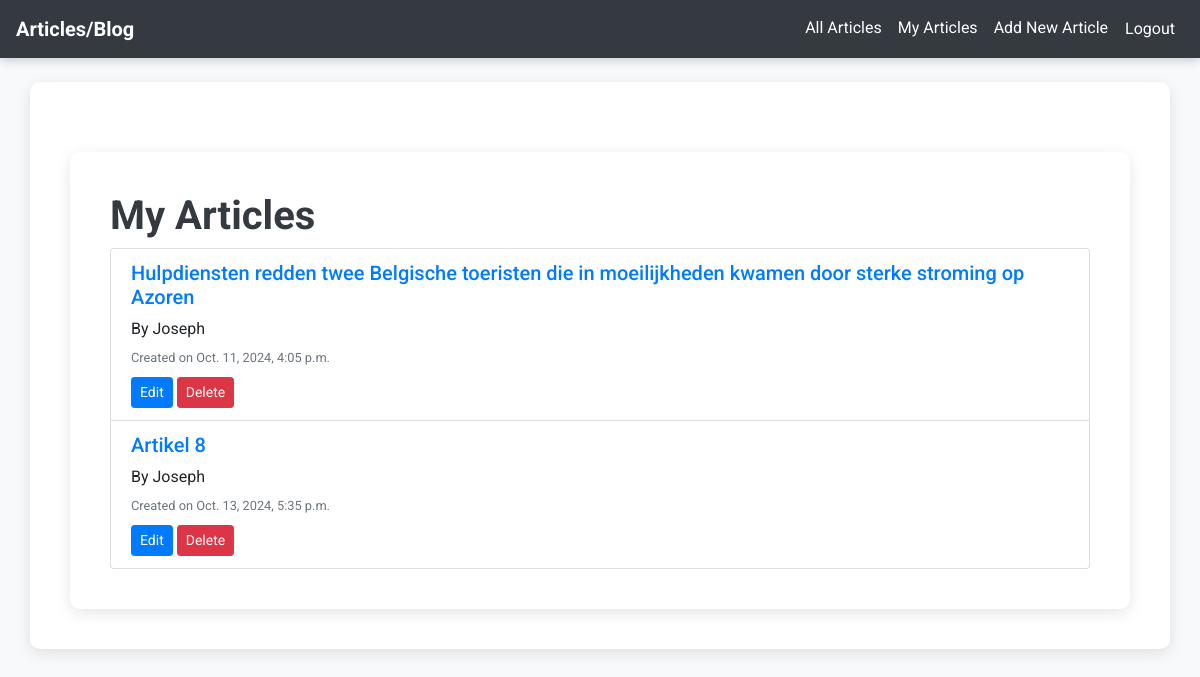
The page /my_articles/ (signed in) on the database its author committed.
### blog/models.py (models this page shows, shortened)
class Article(models.Model):
    title = models.CharField(max_length=200)
    content = models.TextField()
    author = models.ForeignKey(User, on_delete=models.CASCADE)
    created_at = models.DateTimeField(auto_now_add=True)

### blog/views.py (the view)
# urls.py: path('my_articles/', views.my_articles, name='my_articles'),
@login_required
def my_articles(request):
    articles = Article.objects.filter(author=request.user)
    return render(request, 'blog/my_articles.html', {'articles': articles})

### blog/templates/blog/my_articles.html (shortened to what this page needs)
{% extends 'base.html' %}
{% block content %}
  <div class="container">
    <h1>My Articles</h1>
    <ul class="list-group">
      {% for article in articles %}
      <li class="list-group-item">
        <h5 class="article-title">
          <a href="{% url 'article_detail' article.id %}">{{ article.title }}</a>
        </h5>
        <p class="mb-1">By {{ article.author }}</p>
        <small class="text-muted">Created on {{ article.created_at }}</small>
        <div class="mt-2">
          <a href="{% url 'edit_article' article.id %}" class="btn btn-sm btn-primary">Edit</a>
          <a href="{% url 'delete_article' article.id %}" class="btn btn-sm btn-danger">Delete</a>
        </div>
      </li>
      {% endfor %}
    </ul>
  </div>
{% endblock %}

### blog/templates/base.html (style rules this page uses)
body { font-family: "Roboto", sans-serif; background-color: #f8f9fa; }
.container { background-color: #ffffff; padding: 40px; border-radius: 10px; box-shadow: 0 4px 15px rgba(0, 0, 0, 0.1); margin-top: 30px; }
h1, h2 { color: #343a40; font-weight: bold; }
.btn-primary { background-color: #007bff; border-color: #007bff; transition: all 0.3s; }

### rows shown on the page
Article: title "Hulpdiensten redden twee Belgische toeristen die in moeilijkheden kwamen door sterke stroming op Azoren", author "Joseph", created_at "Oct. 11, 2024, 4:05 p.m."
Article: title "Artikel 8", author "Joseph", created_at "Oct. 13, 2024, 5:35 p.m."
